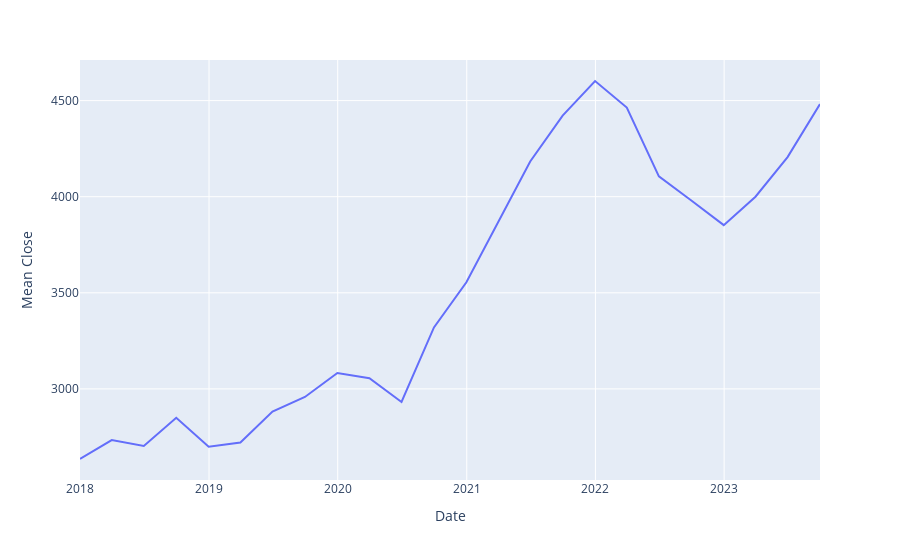

The notebook cell saved with this chart:
### Code cell
# quarterly mean chart
quaterly_close_mean = updated_data.resample('Q')['CLOSE'].mean()

# creating a new DataFrame with the resampled data
quaterly_data = pd.DataFrame(
    {'Date': quaterly_close_mean.index, 'Mean Close': quaterly_close_mean.values})

# plotting the data
fig = px.line(quaterly_data, x='Date', y='Mean Close', line_shape='linear', labels={
              'Date': 'Date', 'Mean Close': 'Mean Close'})
fig.show()

### Figure 1 — Plotly figure (JSON) as saved in the notebook; plotly's stock layout.template omitted (floating-point values rounded to 4 significant figures)
{"data": [{"hovertemplate": "Date=%{x}<br>Mean Close=%{y}<extra></extra>", "legendgroup": "", "line": {"color": "#636efa", "dash": "solid", "shape": "linear"}, "marker": {"symbol": "circle"}, "mode": "lines", "name": "", "orientation": "v", "showlegend": false, "type": "scatter", "x": ["2017-12-31T00:00:00", "2018-03-31T00:00:00", "2018-06-30T00:00:00", "2018-09-30T00:00:00", "2018-12-31T00:00:00", "2019-03-31T00:00:00", "2019-06-30T00:00:00", "2019-09-30T00:00:00", "2019-12-31T00:00:00", "2020-03-31T00:00:00", "2020-06-30T00:00:00", "2020-09-30T00:00:00", "2020-12-31T00:00:00", "2021-03-31T00:00:00", "2021-06-30T00:00:00", "2021-09-30T00:00:00", "2021-12-31T00:00:00", "2022-03-31T00:00:00", "2022-06-30T00:00:00", "2022-09-30T00:00:00", "2022-12-31T00:00:00", "2023-03-31T00:00:00", "2023-06-30T00:00:00", "2023-09-30T00:00:00"], "xaxis": "x", "y": [2635.0, 2733.0, 2703.0, 2850.0, 2699.0, 2721.0, 2882.0, 2958.0, 3083.0, 3056.0, 2932.0, 3320.0, 3555.0, 3866.0, 4184.0, 4422.0, 4602.0, 4464.0, 4106.0, 3980.0, 3852.0, 4000.0, 4206.0, 4482.0], "yaxis": "y"}], "layout": {"legend": {"tracegroupgap": 0}, "margin": {"t": 60}, "xaxis": {"anchor": "y", "domain": [0, 1], "title": {"text": "Date"}}, "yaxis": {"anchor": "x", "domain": [0, 1], "title": {"text": "Mean Close"}}}}
